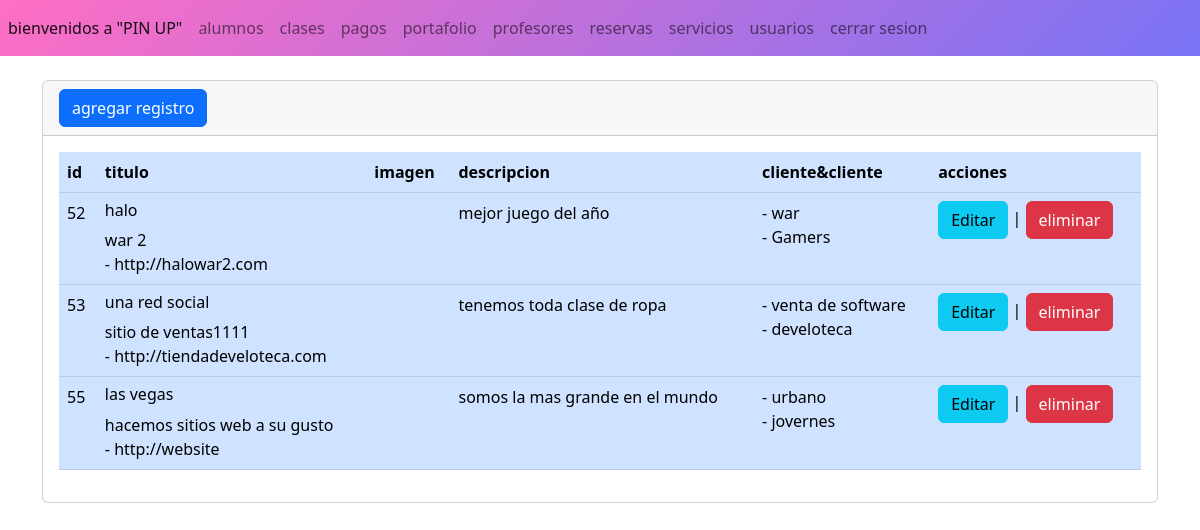
Page /admin/secciones/portafolio/index.php on the committed database.
### tables this page shows
CREATE TABLE `portafolio` (
  `id` int(11) NOT NULL,
  `titulo` varchar(255) NOT NULL,
  `subtitulo` varchar(255) NOT NULL,
  `imagen` varchar(255) NOT NULL,
  `descripcion` varchar(255) NOT NULL,
  `cliente` varchar(255) NOT NULL,
  `categoria` varchar(255) NOT NULL,
  `url` varchar(255) NOT NULL
);

### admin/secciones/portafolio/index.php (the view)
<?php
include("../../bd.php");
$sentencia=$conexion->prepare("SELECT * FROM portafolio ");
$sentencia->execute();
$lista_portafolio=$sentencia->fetchALL(PDO::FETCH_ASSOC);
include("../../templates/header.php");?>
<div class="card">
    <div class="card-header">
        <a name="" id="" class="btn btn-primary" href="crear.php" role="button">agregar registro</a>
    </div>
    <div class="card-body">
    <div class="table-responsive-sm">
        <table class="table table-primary">
            <thead>
                <tr>
                    <th scope="col">id</th>
                    <th scope="col">titulo</th>
                    <th scope="col">imagen</th>
                    <th scope="col">descripcion</th>
                    <th scope="col">cliente&cliente</th>
                    <th scope="col">acciones</th>
                </tr>
            </thead>
            <tbody>
                <?php foreach($lista_portafolio as $registros){?>
                <tr class="">
                    <td scope="col"><?php echo $registros['id'];?></td>
                    <td scope="col">
                        <h6><?php echo $registros['titulo'];?></h6>
                        <?php echo $registros['subtitulo'];?>
                        <br>- <?php echo $registros['url'];?>
                </td>
                    <td scope="col"><?php echo $registros['imagen'];?></td>
                    <td scope="col"><?php echo $registros['descripcion'];?></td>
                    <td scope="col">
                        - <?php echo $registros['categoria'];?>
                        <br>- <?php echo $registros['cliente'];?>
                </td>
                    <td scope="col"><a name=""id="" class="btn btn-info" href="editar.php?txtid=<?php echo $registros["id"];?>" role="button">Editar</a>
                       |
                       <a name=""id="" class="btn btn-danger" href="index.php?txtid=<?php echo $registros["id"];?>" role="button">eliminar</a>
                </tr>
                <?php }?>
            </tbody>
        </table>
    </div>
    </div>
</div>
<?php include("../../templates/footer.php");?>

### admin/templates/header.php (shortened to what this page needs)
<?php $url_base="http://localhost/website/admin/"; ?>
<!doctype html>
<html lang="en">
<head>
  <link href="https://cdn.jsdelivr.net/npm/bootstrap@5.2.1/dist/css/bootstrap.min.css" rel="stylesheet"
>
</head>
<body>
  <header>
    <nav class="navbar navbar-expand navbar-light custom-header">
        <div class="nav navbar-nav">
            <a class="nav-item nav-link active" href="#" aria-current="page">bienvenidos a "PIN UP"<span class="visually-hidden">(current)</span></a>
            <a class="nav-item nav-link" href="<?php echo $url_base;?>secciones/alumnos/">alumnos</a>
            <a class="nav-item nav-link" href="<?php echo $url_base;?>secciones/clases/">clases</a>
            <a class="nav-item nav-link" href="<?php echo $url_base;?>secciones/pagos/">pagos</a>
            <a class="nav-item nav-link" href="<?php echo $url_base;?>secciones/portafolio/">portafolio</a>
            <a class="nav-item nav-link" href="<?php echo $url_base;?>secciones/profesores/">profesores</a>
            <a class="nav-item nav-link" href="<?php echo $url_base;?>secciones/reservas/">reservas</a>
            <a class="nav-item nav-link" href="<?php echo $url_base;?>secciones/servicios/">servicios</a>
            <a class="nav-item nav-link" href="<?php echo $url_base;?>secciones/usuarios/">usuarios</a>
            <a class="nav-item nav-link" href="<?php echo $url_base;?>login.php">cerrar sesion</a>
        </div>
    </nav>
  </header>
<main class="container">
  <br/>

### admin/templates/footer.php (shortened to what this page needs)
</main>
</body>
</html>

### admin/templates/header.php (style rules this page uses)
.custom-header { background: linear-gradient(135deg, #ff6ec4, #7873f5); }

### rows in the picture
portafolio: id "52", titulo "halo", subtitulo "war 2", url "http://halowar2.com", descripcion "mejor juego del año", categoria "war", cliente "Gamers"
portafolio: id "53", titulo "una red social", subtitulo "sitio de ventas1111", url "http://tiendadeveloteca.com", descripcion "tenemos toda clase de ropa", categoria "venta de software", cliente "develoteca"
portafolio: id "55", titulo "las vegas", subtitulo "hacemos sitios web a su gusto", url "http://website", descripcion "somos la mas grande en el mundo", categoria "urbano", cliente "jovernes"
